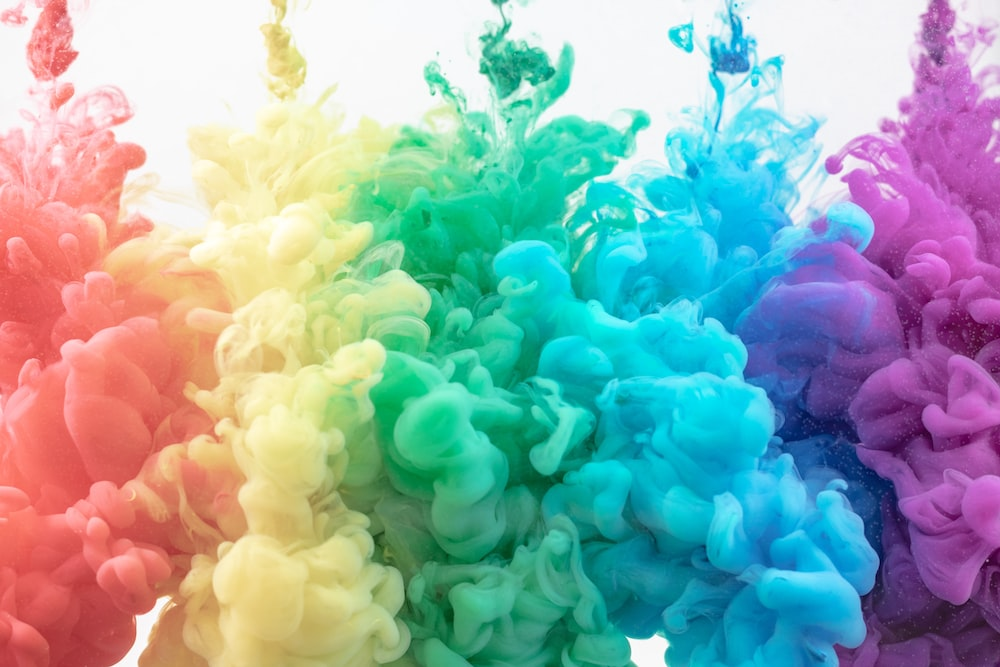
#> input picture CIS_465/Histogram/img.png, 1000 x 667 px
$ python histogram.py
#> lines starting #> are read from the running program, lines starting #| are printed output that depends on the picture
import cv2
import numpy as np

from matplotlib import pyplot as plt
def myHist(img):
    row, col = img.shape #image is grey scale image
    y=np.zeros(256)
    for i in range(0, row):
        for j in range (0, col):
            y[img[i,j]] += 1
    # x = np.arange (0,256)
    x = np.arange(0, 256)
    plt.bar(x,y)#color="blue", align="center")
    #plot.plot(x,y)
    cv2.imshow('img', img)
    plt.show()


img = cv2.imread('img.png',0)
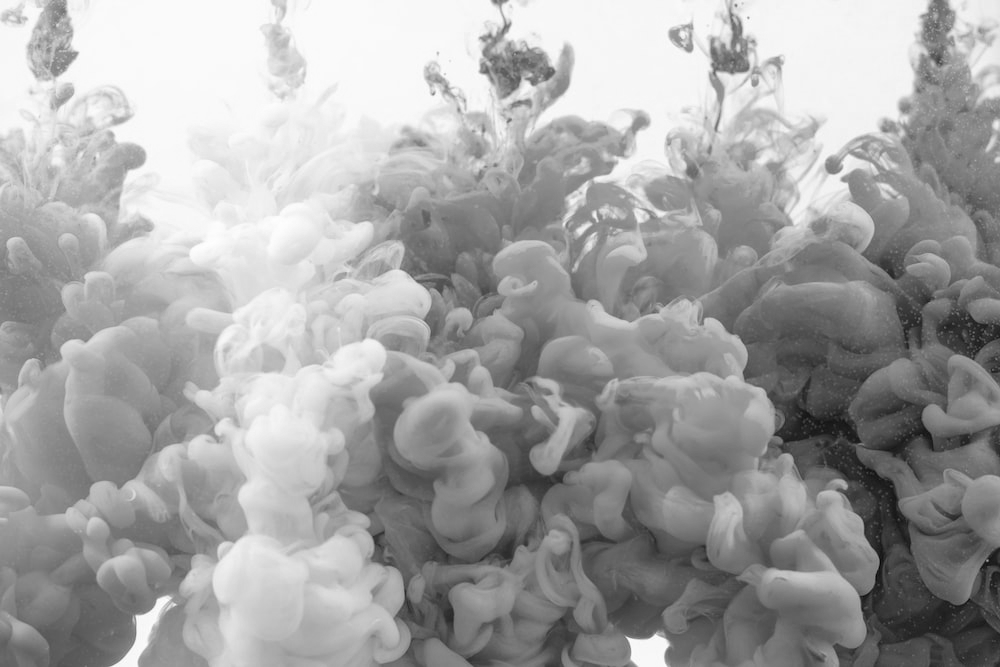
#> img: shape (667, 1000); min 6, max 254, mean 163.4
# img.show()
cv2.imshow('img',img)
myHist(img)
#> in myHist, `plt.show()`:
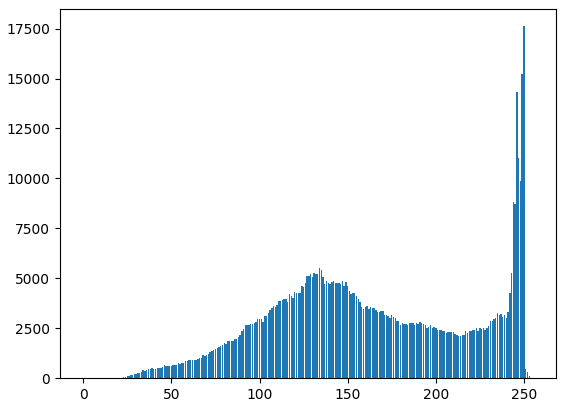
#> figure drawn by matplotlib, 1 panel; tallest bar 17620 high, from x = 249.6 to 250.4

$ run again, with CIS_465/Histogram/apple.png copied over CIS_465/Histogram/img.png
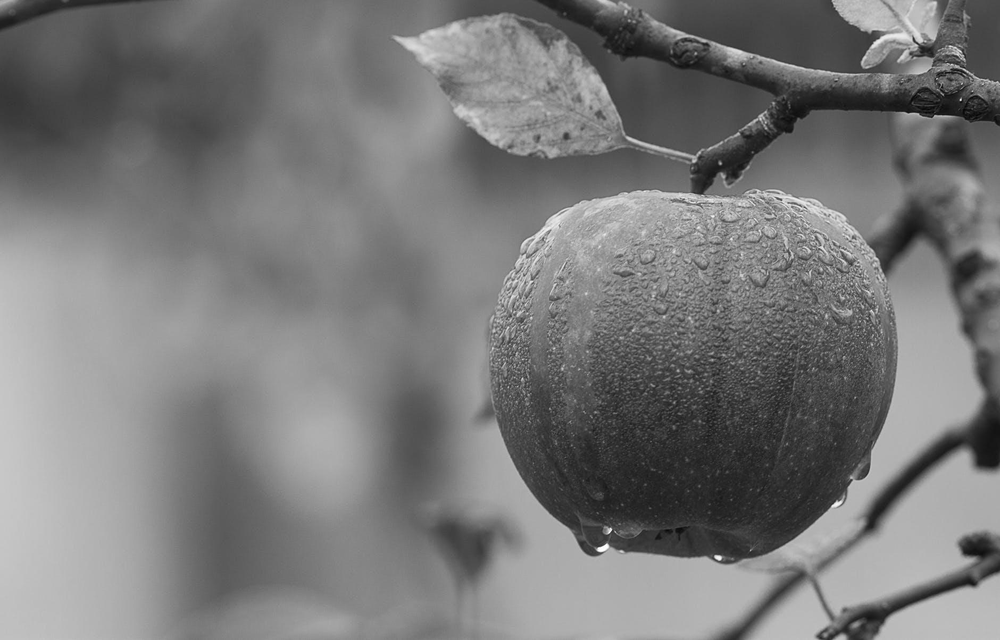
#> input picture CIS_465/Histogram/apple.png, 1000 x 640 px, shrunk from 1880 x 1204 before the run
#> img is the input picture: shape (640, 1000); min 4, max 255, mean 121.2
#> in myHist, `plt.show()`:
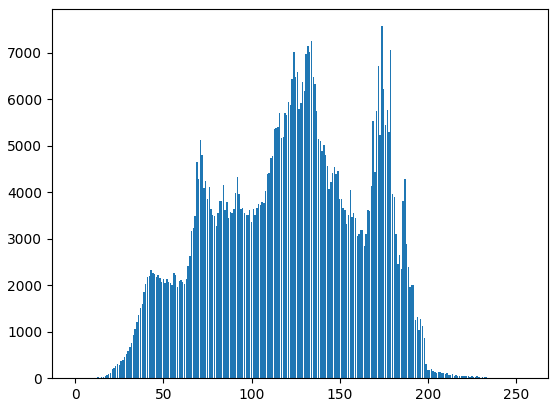
#> figure drawn by matplotlib, 1 panel; tallest bar 7571 high, from x = 173.6 to 174.4
